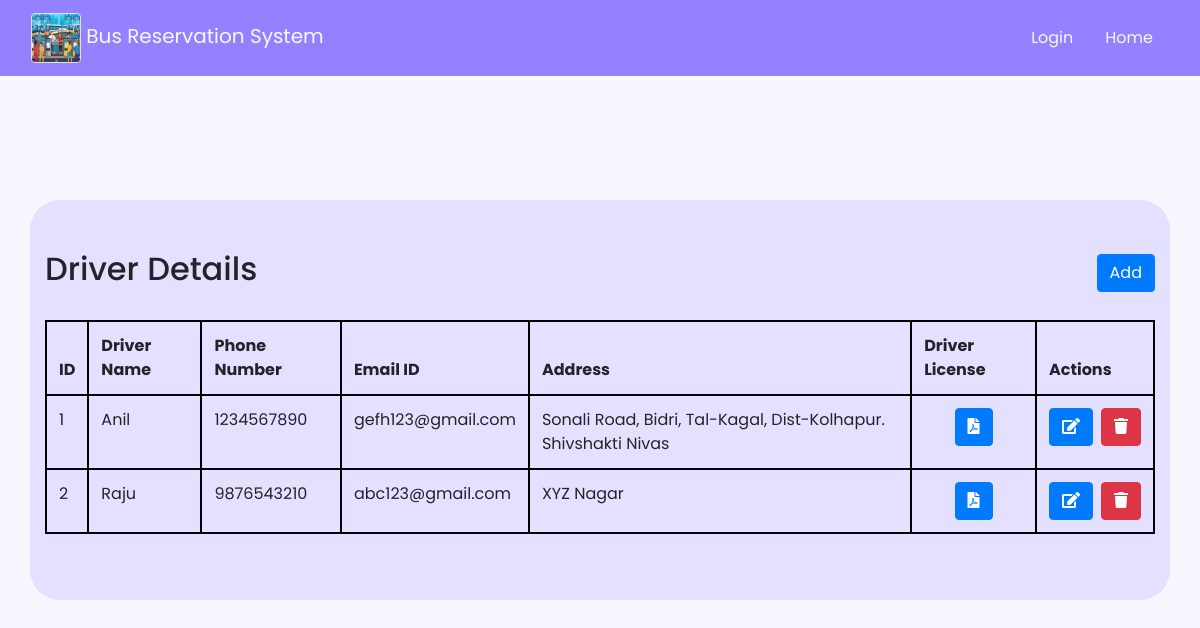
Page /manage_drivers.php on the committed database.
### tables this page shows
CREATE TABLE `drivers` (
  `id` int(11) NOT NULL,
  `name` varchar(255) NOT NULL,
  `phone_num` varchar(15) NOT NULL,
  `email` varchar(255) NOT NULL,
  `address` text NOT NULL,
  `license` varchar(255) NOT NULL
);

### manage_drivers.php (the view, shortened to what this page needs)
<!DOCTYPE html>
<html lang="en">
<head>
</head>
<body>
        <?php include 'navbar.php'; ?>
        <div class="container">
            <div class="d-flex justify-content-between align-items-center">
                <h2>Driver Details</h2>
                <button type="button" class="btn btn-primary"n data-toggle="modal" data-target="#newModal">Add</button>
            </div>
            <table class="table mt-4 table-bordered">
                <thead>
                    <tr>
                        <th>ID</th>
                        <th>Driver Name</th>
                        <th>Phone Number</th>
                        <th>Email ID</th>
                        <th>Address</th>
                        <th>Driver License</th>
                        <th>Actions</th>
                    </tr>
                </thead>
                <?php
                    include_once("includes/db.php");
                    $stmt = $conn->prepare("SELECT * FROM drivers");
                    $stmt->execute();
                    $result = $stmt->get_result();
                    if ($result->num_rows > 0) {
                        while ($row = $result->fetch_assoc()) {
                            echo "<tr>";
                            echo "<td>" . $row['id'] . "</td>";
                            echo "<td>" . $row['name'] . "</td>";
                            echo "<td>" . $row['phone_num'] . "</td>";
                            echo "<td>" . $row['email'] . "</td>";
                            echo "<td>" . $row['address'] . "</td>";
                            echo "<td class='text-center'><a href='uploads/drivers/" . $row['license'] . "' class='btn btn-primary' target='_blank'><i class='fas fa-file-pdf'></i></a></td>";
                            echo "<td>
                                    <div class='d-flex'>
                                        <a href='#' class='btn btn-primary mr-2 editDriverBtn' data-id='" . $row['id'] . "' data-toggle='modal' data-target='#editModal'><i class='fas fa-edit'></i></a>
                                        <a href='#' class='btn btn-danger deleteBtn' data-id='" . $row['id'] . "' data-toggle='modal' data-target='#deleteModal'><i class='fas fa-trash'></i></a>
                                    </div>
                                  </td>";
                            echo "</tr>";
                        }
                    } else {
                        echo "<tr>";
                        echo "<td colspan='7' class='text-center'>No data found</td>";
                        echo "</tr>";
                    }
                ?>
            </table>
        </div>
</body>
</html>

### styles/navbar.css (style rules this page uses)
* { margin: 0; padding: 0; box-sizing: border-box; font-family: "Poppins", sans-serif; }
body { min-height: 100vh; display: flex; align-items: center; justify-content: center; background: #f8f7ff; padding: 30px; }

### manage_drivers.php (style rules this page uses)
.container { background-color: rgba(147, 129, 255, 0.2); padding: 50px; border-radius: 30px; }
.table-bordered td, .table-bordered th { border: 2px solid black !important; }

### rows in the picture
drivers: id "1", name "Anil", phone_num "1234567890", email "gefh123@gmail.com", address "Sonali Road, Bidri, Tal-Kagal, Dist-Kolhapur. Shivshakti Nivas"
drivers: id "2", name "Raju", phone_num "9876543210", email "abc123@gmail.com", address "XYZ Nagar"
